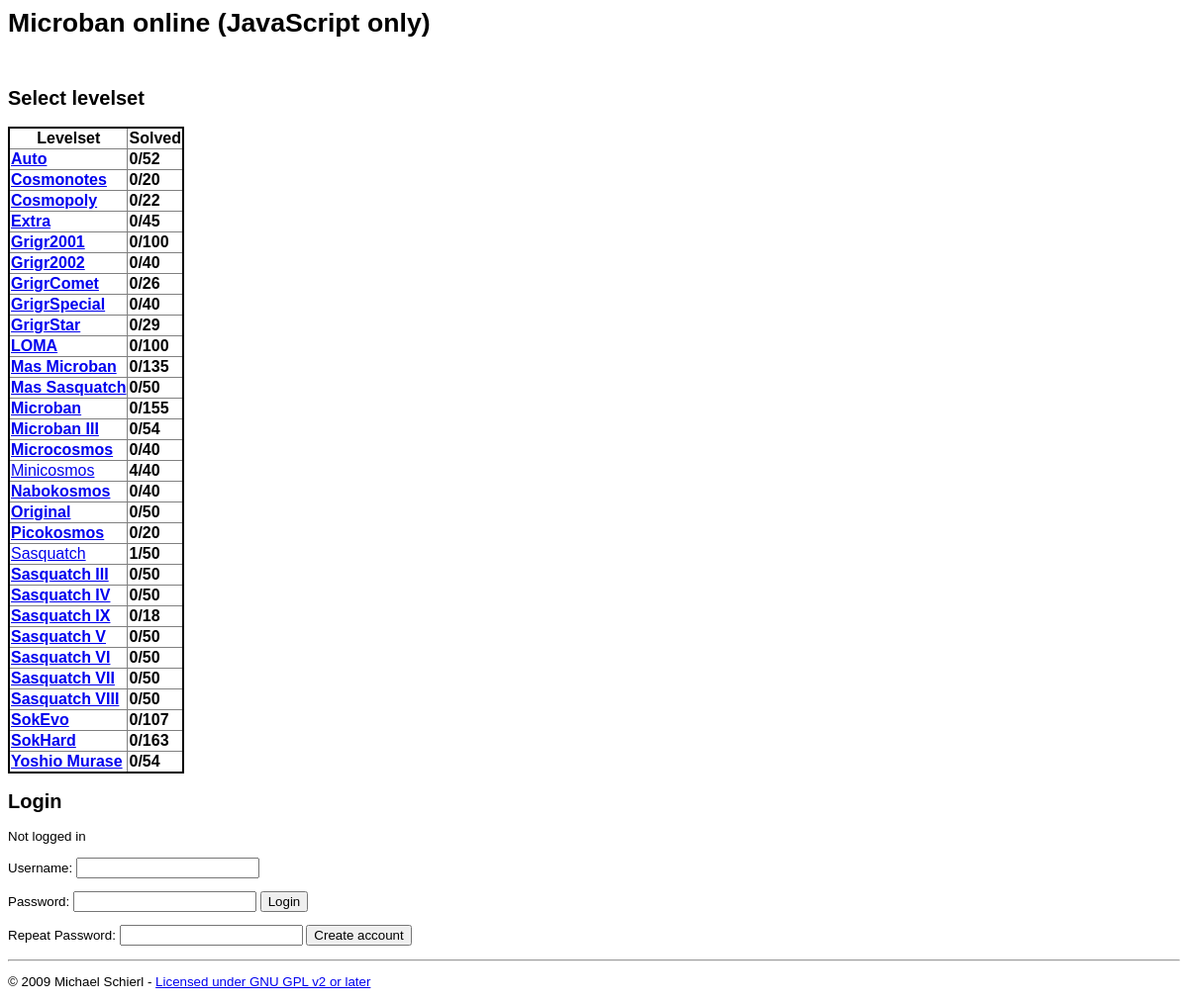
Screenshot of /microban/index.php with the database file from the repository.
### tables this page shows
CREATE TABLE `microban_levelsets` (
  `id` int(11) NOT NULL,
  `name` varchar(20) NOT NULL,
  `version` int(11) NOT NULL,
  `levelcount` int(11) NOT NULL,
  `description` varchar(250) NOT NULL,
  PRIMARY KEY (`id`)
);

### microban/config.php (called while the page is built, shortened)
<?php
$db_prefix='microban_';
?>

### microban/session.php (called while the page is built, shortened)
<?php
require('config.php');
$SID = SID . '&';
$userid=-1;
?>

### microban/index.php (the view, shortened to what this page needs)
<?php
require('session.php');
$message = '';
$levelset = 0;
$solvedlevelsets = Array();
$sql = 'SELECT levelsetid, count(distinct levelid) FROM ' . $db_prefix . 'solved where userid=' . $userid . ' group by levelsetid';
$result=mysqli_query($link,$sql);
while ($row = mysqli_fetch_row($result)) {
	$solvedlevelsets[$row[0]] = intval($row[1]);
}
$sql = 'SELECT id, name, levelcount, description FROM '.$db_prefix.'levelsets ORDER BY id';
$result=mysqli_query($link,$sql);
$levelsets='';
while ($row = mysqli_fetch_row($result)) {
	$starttag1 = '<b>';
	$endtag1 = '</b>';
	$starttag2 = '<b>';
	$endtag2 = '</b>';
	$solvecount = 0;
	if (isset($solvedlevelsets[$row[0]])) {
		$solvecount = $solvedlevelsets[$row[0]];
		$starttag1 = '';
		$endtag1 = '';
	}
	if ($row[0] == $levelset) {
		$levelsetname = htmlspecialchars($row[1]);
		$levelsetdesc = str_replace('|', '<br/>',htmlspecialchars($row[3]));
		$setlink='<b>';
		$setlinkend='</b>';
	} else {
		$setlink = '<a href="index.php?' . $SID . 'levelset=' . $row[0] . '">' . $starttag1;
		$setlinkend = $endtag1 . '</a>';
	}
	$levelsets .= '<tr><td>' . $setlink . htmlspecialchars($row[1]) . $setlinkend .
	'</td><td>' . $starttag2 . $solvecount . '/' . $row[2] . $endtag2 . '</td></tr>';
}
?>
<html>
<head>
<link rel="stylesheet" type="text/css" href="style.css" />
</head>
<body>
<h1>Microban online (JavaScript only)</h1>
<p><?php echo $message;?>&nbsp;</p>
<h2>Select <?php if ($levelset != 0) echo "another "; ?>levelset</h2>
<table class="levellist">
<tr><th>Levelset</th><th>Solved</th></tr>
<?php echo $levelsets; ?>
</table>
<h2>Login</h2>
<?php if ($userid != -1) { ?>
<p>Logged in as <?php echo $username; ?> (<a href="index.php?<?php echo $SID?>logout=1">Logout</a>).</p>
<form action="index.php?<?php echo SID;?>" method="post">
<p>Old password: <input type="password" name="oldpassword" value="" /></p>
<p>New Password: <input type="password" name="password" value="" /></p>
<p>Repeat Password: <input type="password" name="password2" value="" /> <input type="submit" name="changepw" value="Change password" /></p>
</form>
<?php } else { ?>
<p>Not logged in</p>
<form action="index.php?<?php echo SID;?>" method="post">
<p>Username: <input type="text" name="user" value="" /></p>
<p>Password: <input type="password" name="password" value="" /> <input type="submit" name="login" value="Login" /></p>
<p>Repeat Password: <input type="password" name="password2" value="" /> <input type="submit" name="register" value="Create account" /></p>
</form>
<?php } ?>
<hr>
<p>&copy; 2009 Michael Schierl - <a href="source.zip">Licensed under GNU GPL v2 or later</a></p>
</html>

### microban/style.css (style rules this page uses)
body { font-family: verdana, arial, helvetica, sans-serif; font-size: 10pt; }
table.levellist { border: 2px solid black; border-collapse: collapse; }
table.levellist th, table.levellist td { border: 1px solid gray; }

### rows the page displays
microban_levelsets: name "Auto", solvecount "0", levelcount "52"
microban_levelsets: name "Cosmonotes", solvecount "0", levelcount "20"
microban_levelsets: name "Cosmopoly", solvecount "0", levelcount "22"
microban_levelsets: name "Extra", solvecount "0", levelcount "45"
microban_levelsets: name "Grigr2001", solvecount "0", levelcount "100"
microban_levelsets: name "Grigr2002", solvecount "0", levelcount "40"
microban_levelsets: name "GrigrComet", solvecount "0", levelcount "26"
microban_levelsets: name "GrigrSpecial", solvecount "0", levelcount "40"
microban_levelsets: name "GrigrStar", solvecount "0", levelcount "29"
microban_levelsets: name "LOMA", solvecount "0", levelcount "100"
microban_levelsets: name "Mas Microban", solvecount "0", levelcount "135"
microban_levelsets: name "Mas Sasquatch", solvecount "0", levelcount "50"
microban_levelsets: name "Microban", solvecount "0", levelcount "155"
microban_levelsets: name "Microban III", solvecount "0", levelcount "54"
microban_levelsets: name "Microcosmos", solvecount "0", levelcount "40"
microban_levelsets: name "Minicosmos", id "4", levelcount "40"
microban_levelsets: name "Nabokosmos", solvecount "0", levelcount "40"
microban_levelsets: name "Original", solvecount "0", levelcount "50"
microban_levelsets: name "Picokosmos", solvecount "0", levelcount "20"
microban_levelsets: name "Sasquatch", id "1", levelcount "50"
microban_levelsets: name "Sasquatch III", solvecount "0", levelcount "50"
microban_levelsets: name "Sasquatch IV", solvecount "0", levelcount "50"
microban_levelsets: name "Sasquatch IX", solvecount "0", levelcount "18"
microban_levelsets: name "Sasquatch V", solvecount "0", levelcount "50"
microban_levelsets: name "Sasquatch VI", solvecount "0", levelcount "50"
microban_levelsets: name "Sasquatch VII", solvecount "0", levelcount "50"
microban_levelsets: name "Sasquatch VIII", solvecount "0", levelcount "50"
microban_levelsets: name "SokEvo", solvecount "0", levelcount "107"
microban_levelsets: name "SokHard", solvecount "0", levelcount "163"
microban_levelsets: name "Yoshio Murase", solvecount "0", levelcount "54"
